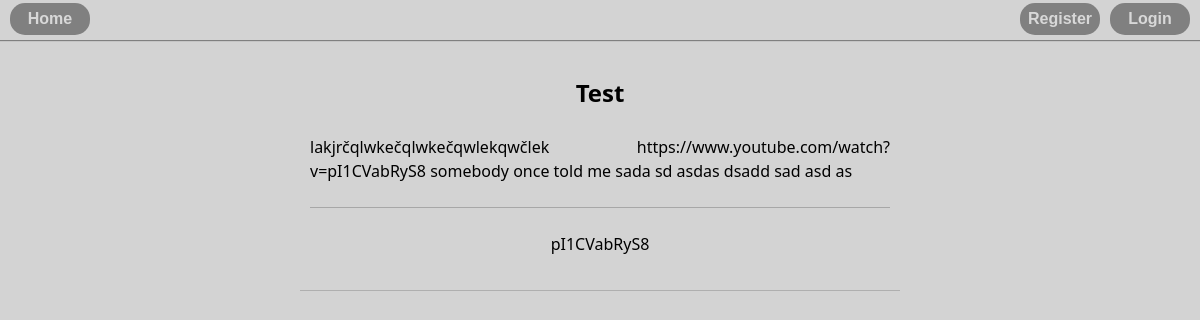
Page /post/221/ on the committed database.
### posts/models.py (models this page shows, shortened)
class Post(models.Model):
    username = models.ForeignKey(User, on_delete=models.CASCADE)
    title = models.CharField(max_length=100)
    text = models.TextField(max_length=5000)
    likes_count = models.IntegerField()
    comments_count = models.IntegerField()
    pub_date = models.DateField()
    def get_links(self):
        links = Link.objects.all().filter(post=self)
        return links

class Link(models.Model):
    post = models.ForeignKey(Post, on_delete=models.CASCADE)
    link = models.TextField(max_length=1000)

### posts/views.py (the view)
# urls.py: path("post/<int:pk>/", views.SeePost.as_view(), name="see_post"),
class SeePost(ListView):
    template_name = "posts/see_post.html"
    context_object_name = "post"
    model = Post
    def get(self, request, pk):
        post = Post.objects.get(pk=pk)
        return render(request, self.template_name, {'post':post})

### posts/templates/posts/see_post.html (shortened to what this page needs)
{% extends 'base.html' %}
{% block content %}
  <br />
  <center class="post-view" style="position: absolute; left: 50%; transform: translateX(-50%); top: 65px; min-width: 40vh;">
    <b><h1 class="posted-title" type="button" style="text-align: center;">{{ post.title }}</h1></b>
    <br/>
    {% autoescape off %}
    <p class="posted-text-post" style="text-align: justify; overflow: auto; height: auto; word-wrap: break-word;">{{ post.text }}</p><br>
    {% endautoescape %}
    {% for link in post.get_links %}
        {% autoescape off %}
        {{link.link}}
        {% endautoescape %}
    {% endfor %}
      <br>
    <br/>
  </center>
{% endblock %}

### static/css/styles.css (style rules this page uses)
html { background-color: lightgray; }
a { transition: all 500ms; }
.posted-text-post { font-size: medium; overflow-wrap: break-word; text-overflow: ellipsis; text-align: justify; padding-bottom: 3svh; border-bottom: 1px rgb(167, 167, 167) solid; }
.posted-title { font-size: x-large; text-align: left; overflow-wrap: break-word; }
.post-view { padding: 10px; border-bottom: 1px solid rgb(175, 175, 175); }
a:link { color: black; }

### rows in the picture
Post: title "Test", text "lakjrčqlwkečqlwkečqwlekqwčlek https://www.youtube.com/watch?v=pI1CVabRyS8 somebody once told me sada sd asdas dsadd sad asd as"
Link: link "pI1CVabRyS8"
